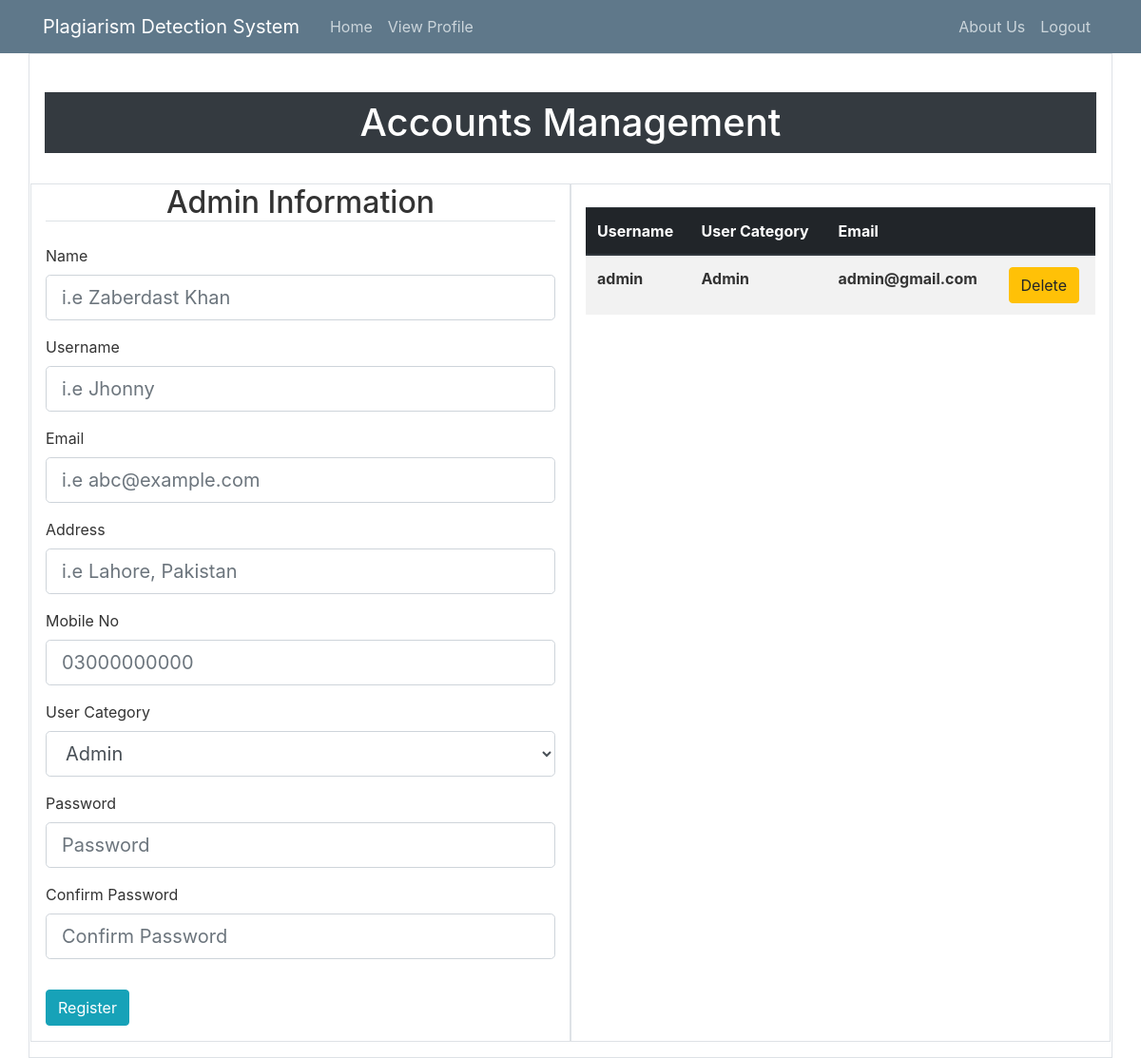
Page /account_management on the committed database.
### lms/models.py (models this page shows, shortened)
class User(db.Model, UserMixin):
    id = db.Column(db.Integer, primary_key=True)
    name = db.Column(db.String(30), unique=False, nullable=False)
    username = db.Column(db.String(20), unique=True, nullable=False)
    email = db.Column(db.String(120), unique=True, nullable=False)
    mobile_no = db.Column(db.String(120), unique=True, nullable=True)
    address = db.Column(db.String(20), unique=False, nullable=True)
    user_category = db.Column(db.String(20), unique=False, nullable=False)
    image_file = db.Column(db.String(20), nullable=False, default='default.jpg')
    password = db.Column(db.String(60), nullable=False)

### lms/routes.py (the view, shortened to what this page needs)
@app.route('/account_management', methods=['GET', 'POST'])
def account_management():
    reg_form = RegistrationForm()
    search_form = UserSearchForm()
    headings = ['Username', 'User Category', 'Email', '']
    data = User.query.all()
    data.sort(key=lambda x: x.id, reverse=True)
    return render_template('account_management.html', title='User Accounts Management', form=reg_form, data=data,
                           headings=headings, search_form=search_form)

### lms/forms.py
class UserSearchForm(FlaskForm):
    search_box = StringField('username',
                             validators=[DataRequired()], render_kw={"placeholder": "Username"})
    search = SubmitField('Search')

### lms/templates/account_management.html (shortened to what this page needs)
{% extends "layout.html" %}
{% block content %}
    <div class="container border p-3">
        <br>
        <div class="bg-dark"><h1 class="text-center text-white py-2"> Accounts Management </h1></div>
        <br>
        <div class="row border">
            <div class="col border-right">
                <form method="POST" action="">
                    <fieldset class="form-group">
                    <legend class="border-bottom mb-4 text-center h2">Admin Information</legend>
                    <div class="form-group">
                            {{ form.name.label(class="form-control-label") }}
                            {% if form.name.errors %}
                                {{ form.name(class="form-control form-control-lg is-invalid") }}
                            <div class="invalid-feedback">
                                {% for error in form.name.errors %}
                                    <span>{{ error }}</span>
                                {% endfor %}
                            </div>
                        {% else %}
                            {{ form.name(class="form-control form-control-lg") }}
                        {% endif %}
                    </div>
                    <div class="form-group">
                            {{ form.username.label(class="form-control-label") }}
                            {% if form.username.errors %}
                                {{ form.username(class="form-control form-control-lg is-invalid") }}
                            <div class="invalid-feedback">
                                {% for error in form.username.errors %}
                                    <span>{{ error }}</span>
                                {% endfor %}
                            </div>
                        {% else %}
                            {{ form.username(class="form-control form-control-lg") }}
                        {% endif %}
                    </div>
                    <div class="form-group">
                        {{ form.email.label(class="form-control-label") }}
                        {% if form.email.errors %}
                            {{ form.email(class="form-control form-control-lg is-invalid") }}
                            <div class="invalid-feedback">
                                {% for error in form.email.errors %}
                                    <span>{{ error }}</span>
                                {% endfor %}
                            </div>
                        {% else %}
                            {{ form.email(class="form-control form-control-lg") }}
                        {% endif %}
                    </div>
                    <div class="form-group">
                        {{ form.address.label(class="form-control-label") }}
                        {% if form.address.errors %}
                            {{ form.address(class="form-control form-control-lg is-invalid") }}
                            <div class="invalid-feedback">
                                {% for error in form.address.errors %}
                                    <span>{{ error }}</span>
                                {% endfor %}
                            </div>
                        {% else %}
                            {{ form.address(class="form-control form-control-lg") }}
                        {% endif %}
                    </div>
                    <div class="form-group">
                        {{ form.mobile_no.label(class="form-control-label") }}
                        {% if form.mobile_no.errors %}
                            {{ form.mobile_no(class="form-control form-control-lg is-invalid") }}
                            <div class="invalid-feedback">
                                {% for error in form.mobile_no.errors %}
                                    <span>{{ error }}</span>
                                {% endfor %}
                            </div>
                        {% else %}
                            {{ form.mobile_no(class="form-control form-control-lg") }}
                        {% endif %}
                    </div>
                    <div class="form-group">
                            {{ form.user_category.label(class="form-control-label") }}
                            {% if form.user_category.errors %}
                                {{ form.user_category(class="form-control form-control-lg is-invalid") }}
                                <div class="invalid-feedback">
                                    {% for error in form.user_category.errors %}
                                        <span>{{ error }}</span>
                                    {% endfor %}
                                </div>
                            {% else %}
                                {{ form.user_category(class="form-control form-control-lg") }}
                            {% endif %}
                        </div>
                    <div class="form-group">
                        {{ form.password.label(class="form-control-label") }}
                        {% if form.password.errors %}
                            {{ form.password(class="form-control form-control-lg is-invalid") }}
                            <div class="invalid-feedback">
                                {% for error in form.password.errors %}
                                    <span>{{ error }}</span>
                                {% endfor %}
                            </div>
                        {% else %}
                            {{ form.password(class="form-control form-control-lg") }}
                        {% endif %}
                    </div>
                    <div class="form-group">
                        {{ form.confirm_password.label(class="form-control-label") }}
                        {% if form.confirm_password.errors %}
                            {{ form.confirm_password(class="form-control form-control-lg is-invalid") }}
                            <div class="invalid-feedback">
                                {% for error in form.confirm_password.errors %}
                                    <span>{{ error }}</span>
                                {% endfor %}
                            </div>
                        {% else %}
                            {{ form.confirm_password(class="form-control form-control-lg") }}
                        {% endif %}
                    </div>
                    </fieldset>
                    <div class="form-group">
                    {{ form.register(class="btn btn-info") }}
                    </div>
                </form>
            </div>
            <div class="col border-left">
                <br>
                <div class="table-responsive">
                    <table class="table table-hover table-striped">
                  <thead class="thead-dark">
                    <tr>
                        {% for heading in headings %}
                      <th scope="col">{{ heading }}</th>
                        {% endfor %}
                    </tr>
                  </thead>
                <tbody>
                {% for row in data %}
                <tr>
                    <th scope="row">{{ row.username }}</th>
                    <th scope="row">{{ row.user_category }}</th>
                    <th scope="row">{{ row.email }}</th>
                    <th scope="row">
                        <a href="/delete_user/{{row.id}}/" class="btn btn-warning btn-xs">Delete</a>
                    </th>
                </tr>
                {% endfor %}
                </tbody>
        </table>
                </div>
            </div>
        </div>
    </div>
{% endblock content %}

### lms/static/main.css (style rules this page uses)
body { background: #fafafa; color: #333333; }
h1, h2, h3, h4, h5, h6 { color: #444444; }

### rows in the picture
User: username "admin", user_category "Admin", email "admin@gmail.com"

### other values in the picture
{{ heading }} "Username" "User Category" "Email"
